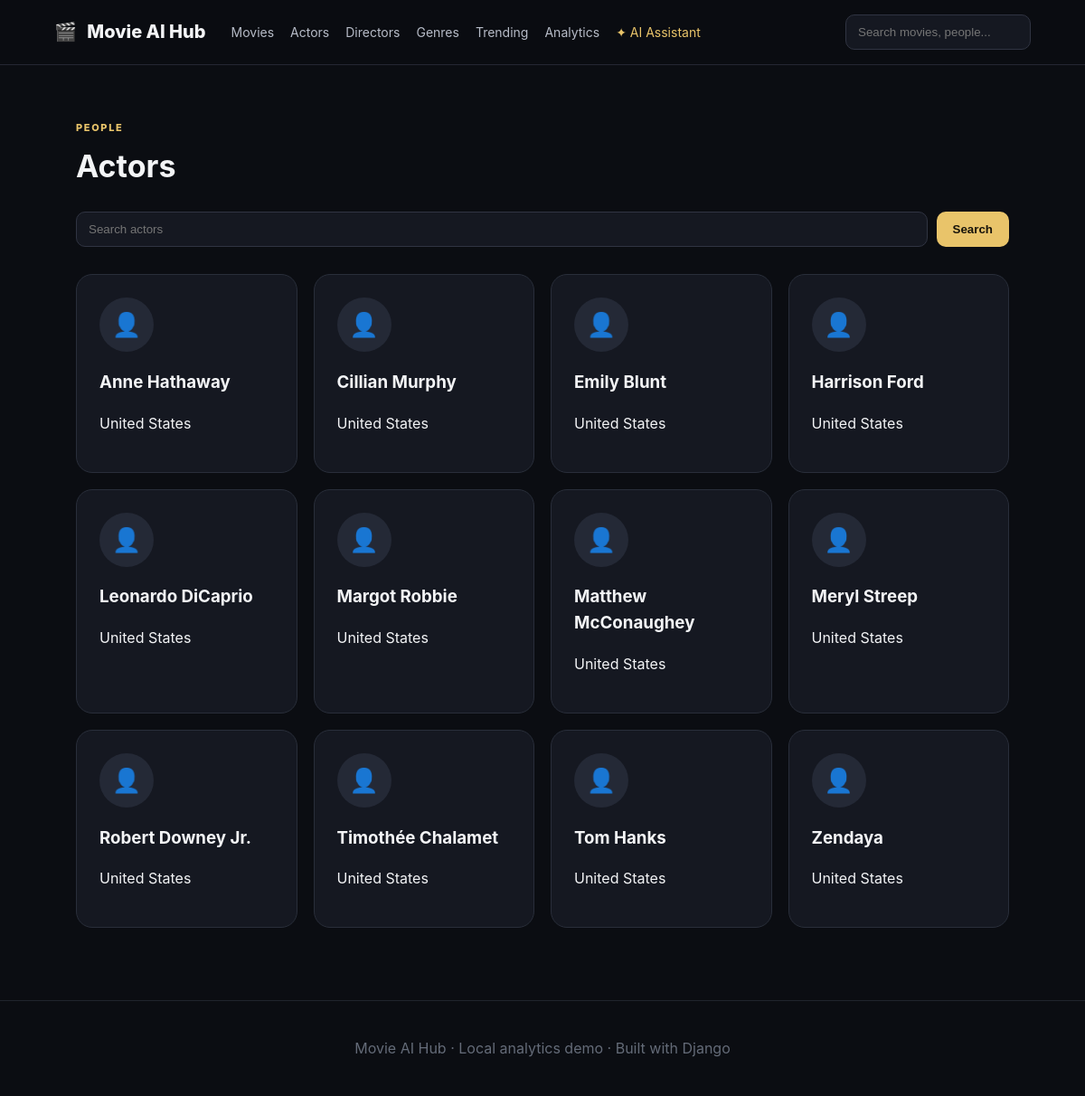
The page /actors/ on the database its author committed.
### core/models.py (models this page shows, shortened)
class Actor(models.Model):
    name = models.CharField(max_length=160)
    biography = models.TextField(blank=True)
    date_of_birth = models.DateField(null=True, blank=True)
    nationality = models.CharField(max_length=100, blank=True)
    profile_image = models.URLField(blank=True)
    awards = models.TextField(blank=True)
    class Meta:
        ordering = ["name"]
        indexes = [models.Index(fields=["name"])]

### core/views.py (the view)
# urls.py: path("actors/", views.actors, name="actors"),
def actors(request):
    q = request.GET.get("q", "")
    qs = Actor.objects.filter(name__icontains=q) if q else Actor.objects.all()
    return render(request, "people/list.html", {"items": qs, "kind": "Actors", "detail_url": "actor_detail"})

### templates/people/list.html (shortened to what this page needs)
{% extends "base.html" %}
{% block content %}<div class="page-head"><div><span class="eyebrow">PEOPLE</span><h1>{{ kind }}</h1></div></div>
<form class="filters"><input name="q" placeholder="Search {{ kind|lower }}"><button class="btn">Search</button></form>
<div class="people-grid">{% for item in items %}<a class="profile-card" href="{% url detail_url item.pk %}"><div class="avatar">👤</div><h3>{{ item.name }}</h3><p>{{ item.nationality|default:"Entertainment professional" }}</p></a>{% empty %}<div class="empty">No results.</div>{% endfor %}</div>{% endblock %}

### templates/base.html (shortened to what this page needs)
{% load static %}
<!doctype html>
<html lang="en">
<head>
<link rel="stylesheet" href="{% static 'css/app.css' %}">
</head>
<body>
<header class="nav">
  <a class="brand" href="{% url 'home' %}"><span>🎬</span> Movie AI Hub</a>
  <nav>
    <a href="{% url 'movies' %}">Movies</a>
    <a href="{% url 'actors' %}">Actors</a>
    <a href="{% url 'directors' %}">Directors</a>
    <a href="{% url 'genres' %}">Genres</a>
    <a href="{% url 'trending' %}">Trending</a>
    <a href="{% url 'statistics' %}">Analytics</a>
    <a href="{% url 'ai' %}" class="ai-link">✦ AI Assistant</a>
  </nav>
  <form class="nav-search" action="{% url 'search' %}"><input name="q" placeholder="Search movies, people..." value="{{ request.GET.q }}"></form>
</header>
<main>{% block content %}{% endblock %}</main>
<footer>Movie AI Hub · Local analytics demo · Built with Django</footer>
</body>
</html>

### static/css/app.css (style rules this page uses)
* { box-sizing:border-box }
body { margin:0;font-family:Inter,system-ui,-apple-system,sans-serif;background:#0b0d12;color:#f3f4f6;line-height:1.55 }
a { color:inherit;text-decoration:none }
.nav { height:72px;display:flex;align-items:center;gap:28px;padding:0 5%;border-bottom:1px solid #242733;background:rgba(11,13,18,.94);position:sticky;top:0;z-index:10;backdrop-filter:blur(14px) }
.brand { font-weight:800;font-size:20px;white-space:nowrap }
.brand span { margin-right:7px }
.nav nav { display:flex;gap:18px;font-size:14px;color:#b7bcc8 }
.ai-link { color:#e9c46a!important }
.nav-search { margin-left:auto }
.nav-search input,.filters input,.filters select,.ai-form input,.ai-form select { background:#151821;border:1px solid #303442;color:#fff;border-radius:10px;padding:11px 13px;outline:none }
.eyebrow { letter-spacing:.15em;font-size:11px;color:#e9c46a;font-weight:800 }
.btn { border:0;background:#e9c46a;color:#17130a;padding:12px 18px;border-radius:10px;font-weight:800;cursor:pointer }
.section-head,.page-head { padding:55px 7% 24px;display:flex;justify-content:space-between;align-items:end }
.section-head h2,.page-head h1 { margin:6px 0 0;font-size:34px }
.filters { margin:0 7% 30px;display:flex;gap:10px }
.filters input { flex:1 }
.people-grid,.genre-grid,.article-grid { padding:0 7% 50px;display:grid;grid-template-columns:repeat(4,1fr);gap:18px }
.profile-card,.genre-card,.article-card,.panel { background:#151821;border:1px solid #292e3a;border-radius:18px;padding:25px }
.avatar { width:60px;height:60px;border-radius:50%;display:grid;place-items:center;background:#242936;font-size:26px }
footer { text-align:center;padding:40px;color:#646b78;border-top:1px solid #20242d;margin-top:30px }

### rows shown on the page
Actor: name "Anne Hathaway", nationality "United States"
Actor: name "Cillian Murphy", nationality "United States"
Actor: name "Emily Blunt", nationality "United States"
Actor: name "Harrison Ford", nationality "United States"
Actor: name "Leonardo DiCaprio", nationality "United States"
Actor: name "Margot Robbie", nationality "United States"
Actor: name "Matthew McConaughey", nationality "United States"
Actor: name "Meryl Streep", nationality "United States"
Actor: name "Robert Downey Jr.", nationality "United States"
Actor: name "Timothée Chalamet", nationality "United States"
Actor: name "Tom Hanks", nationality "United States"
Actor: name "Zendaya", nationality "United States"

### other values the page prints
{{ kind }} "Actors"
